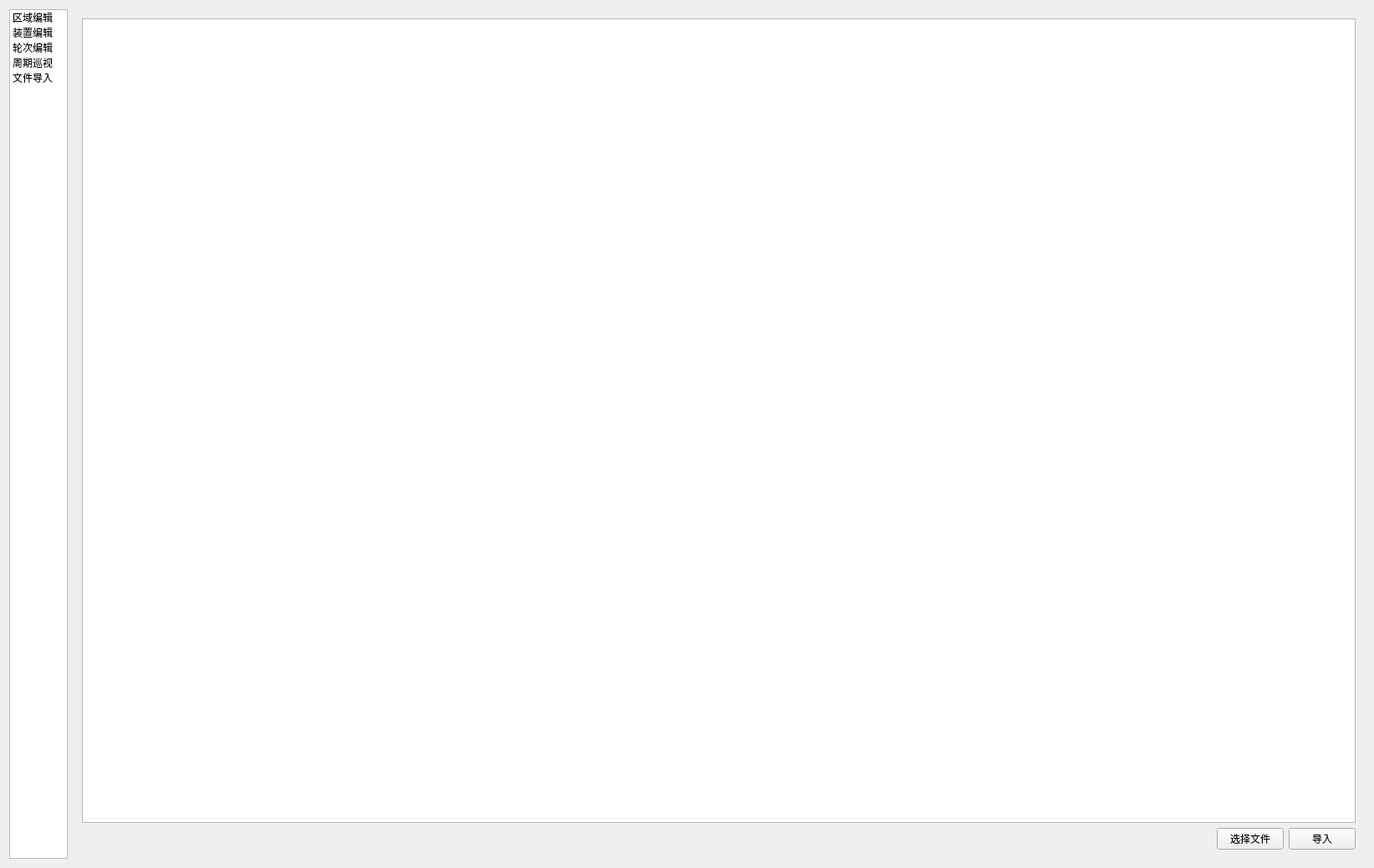
<?xml version="1.0" encoding="UTF-8"?>
<ui version="4.0">
 <class>MainWindow</class>
 <widget class="QMainWindow" name="MainWindow">
  <property name="geometry">
   <rect>
    <x>0</x>
    <y>0</y>
    <width>1643</width>
    <height>1038</height>
   </rect>
  </property>
  <property name="windowTitle">
   <string>MainWindow</string>
  </property>
  <widget class="QWidget" name="centralWidget">
   <layout class="QGridLayout" name="gridLayout_2">
    <item row="0" column="0">
     <widget class="QListWidget" name="m_listWidget">
      <property name="sizePolicy">
       <sizepolicy hsizetype="Expanding" vsizetype="Expanding">
        <horstretch>0</horstretch>
        <verstretch>0</verstretch>
       </sizepolicy>
      </property>
      <property name="resizeMode">
       <enum>QListView::Fixed</enum>
      </property>
      <property name="currentRow">
       <number>-1</number>
      </property>
      <item>
       <property name="text">
        <string>区域编辑</string>
       </property>
      </item>
      <item>
       <property name="text">
        <string>装置编辑</string>
       </property>
      </item>
      <item>
       <property name="text">
        <string>轮次编辑</string>
       </property>
      </item>
      <item>
       <property name="text">
        <string>周期巡视</string>
       </property>
      </item>
      <item>
       <property name="text">
        <string>文件导入</string>
       </property>
      </item>
     </widget>
    </item>
    <item row="0" column="1">
     <widget class="QStackedWidget" name="m_stackedWidget">
      <property name="sizePolicy">
       <sizepolicy hsizetype="Expanding" vsizetype="Preferred">
        <horstretch>0</horstretch>
        <verstretch>0</verstretch>
       </sizepolicy>
      </property>
      <property name="frameShape">
       <enum>QFrame::NoFrame</enum>
      </property>
      <property name="lineWidth">
       <number>0</number>
      </property>
      <property name="currentIndex">
       <number>4</number>
      </property>
      <widget class="QWidget" name="pageArea">
       <layout class="QGridLayout" name="gridLayout">
        <item row="0" column="0">
         <spacer name="horizontalSpacer">
          <property name="orientation">
           <enum>Qt::Horizontal</enum>
          </property>
          <property name="sizeHint" stdset="0">
           <size>
            <width>40</width>
            <height>20</height>
           </size>
          </property>
         </spacer>
        </item>
        <item row="0" column="1">
         <widget class="QPushButton" name="m_pushButtonAddArea">
          <property name="text">
           <string>添加</string>
          </property>
         </widget>
        </item>
        <item row="1" column="0" colspan="2">
         <widget class="QTableView" name="m_tableViewArea">
          <property name="mouseTracking">
           <bool>false</bool>
          </property>
         </widget>
        </item>
       </layout>
      </widget>
      <widget class="QWidget" name="pageDevice">
       <layout class="QGridLayout" name="gridLayout_5">
        <item row="0" column="0">
         <widget class="QGroupBox" name="groupBox">
          <property name="title">
           <string>装置</string>
          </property>
          <layout class="QGridLayout" name="gridLayout_3">
           <item row="0" column="0">
            <spacer name="horizontalSpacer_2">
             <property name="orientation">
              <enum>Qt::Horizontal</enum>
             </property>
             <property name="sizeHint" stdset="0">
              <size>
               <width>421</width>
               <height>20</height>
              </size>
             </property>
            </spacer>
           </item>
           <item row="0" column="1">
            <widget class="QPushButton" name="m_pushButtonDevice">
             <property name="text">
              <string>添加</string>
             </property>
            </widget>
           </item>
           <item row="1" column="0" colspan="2">
            <widget class="QTableView" name="m_tableViewDevice"/>
           </item>
          </layout>
         </widget>
        </item>
        <item row="1" column="0">
         <widget class="QGroupBox" name="groupBox_2">
          <property name="title">
           <string>装置参数</string>
          </property>
          <layout class="QGridLayout" name="gridLayout_4">
           <item row="0" column="0">
            <spacer name="horizontalSpacer_3">
             <property name="orientation">
              <enum>Qt::Horizontal</enum>
             </property>
             <property name="sizeHint" stdset="0">
              <size>
               <width>308</width>
               <height>20</height>
              </size>
             </property>
            </spacer>
           </item>
           <item row="0" column="2">
            <widget class="QPushButton" name="m_pushButtonDevicePara">
             <property name="text">
              <string>添加</string>
             </property>
            </widget>
           </item>
           <item row="1" column="0" colspan="3">
            <widget class="QTableView" name="m_tableViewDevicePara"/>
           </item>
           <item row="0" column="1">
            <widget class="QPushButton" name="m_callPushButton">
             <property name="text">
              <string>召唤定值</string>
             </property>
            </widget>
           </item>
          </layout>
         </widget>
        </item>
       </layout>
      </widget>
      <widget class="QWidget" name="pageRound">
       <layout class="QHBoxLayout" name="horizontalLayout_2">
        <item>
         <widget class="QSplitter" name="splitter_2">
          <property name="orientation">
           <enum>Qt::Horizontal</enum>
          </property>
          <widget class="QTreeView" name="m_roundTreeView"/>
          <widget class="QWidget" name="layoutWidget">
           <layout class="QVBoxLayout" name="verticalLayout">
            <item>
             <widget class="QGroupBox" name="groupBox_3">
              <property name="title">
               <string>轮次信息</string>
              </property>
              <layout class="QGridLayout" name="gridLayout_6">
               <item row="0" column="0">
                <widget class="QLabel" name="label_2">
                 <property name="text">
                  <string>区域</string>
                 </property>
                </widget>
               </item>
               <item row="0" column="1">
                <widget class="QLineEdit" name="m_roundAreaLineEdit"/>
               </item>
               <item row="0" column="2">
                <widget class="QLabel" name="label_3">
                 <property name="text">
                  <string>功能类型</string>
                 </property>
                </widget>
               </item>
               <item row="0" column="3">
                <widget class="QLineEdit" name="m_roundFuncLineEdit"/>
               </item>
               <item row="0" column="4">
                <widget class="QLabel" name="label_4">
                 <property name="text">
                  <string>轮次类型</string>
                 </property>
                </widget>
               </item>
               <item row="0" column="5">
                <widget class="QLineEdit" name="m_roundTypeLineEdit"/>
               </item>
               <item row="1" column="0">
                <widget class="QLabel" name="label_5">
                 <property name="text">
                  <string>频率/电压整定值</string>
                 </property>
                </widget>
               </item>
               <item row="1" column="1">
                <widget class="QLineEdit" name="m_roundValueLineEdit"/>
               </item>
               <item row="1" column="2">
                <widget class="QLabel" name="label_6">
                 <property name="text">
                  <string>动作延时整定值</string>
                 </property>
                </widget>
               </item>
               <item row="1" column="3">
                <widget class="QLineEdit" name="m_roundTimeLineEdit"/>
               </item>
               <item row="1" column="4">
                <widget class="QLabel" name="label_7">
                 <property name="text">
                  <string>应切荷量</string>
                 </property>
                </widget>
               </item>
               <item row="1" column="5">
                <widget class="QLineEdit" name="m_roundRequireLineEdit"/>
               </item>
              </layout>
             </widget>
            </item>
            <item>
             <layout class="QHBoxLayout" name="horizontalLayout">
              <item>
               <widget class="QLabel" name="label">
                <property name="text">
                 <string>所属分区:</string>
                </property>
               </widget>
              </item>
              <item>
               <widget class="QComboBox" name="m_areaFilterComboBox"/>
              </item>
              <item>
               <widget class="QLabel" name="label_8">
                <property name="text">
                 <string>所属轮次:</string>
                </property>
               </widget>
              </item>
              <item>
               <widget class="QComboBox" name="m_roundFilterComboBox"/>
              </item>
              <item>
               <widget class="QLabel" name="label_9">
                <property name="text">
                 <string>负荷类型:</string>
                </property>
               </widget>
              </item>
              <item>
               <widget class="QComboBox" name="m_loadTypeFilterComboBox"/>
              </item>
              <item>
               <widget class="QLabel" name="label_10">
                <property name="text">
                 <string>投退计划:</string>
                </property>
               </widget>
              </item>
              <item>
               <widget class="QComboBox" name="m_strapFilterComboBox"/>
              </item>
              <item>
               <widget class="QLabel" name="label_11">
                <property name="text">
                 <string>关联装置:</string>
                </property>
               </widget>
              </item>
              <item>
               <widget class="QComboBox" name="m_deviceFilterComboBox"/>
              </item>
              <item>
               <spacer name="horizontalSpacer_4">
                <property name="orientation">
                 <enum>Qt::Horizontal</enum>
                </property>
                <property name="sizeHint" stdset="0">
                 <size>
                  <width>638</width>
                  <height>20</height>
                 </size>
                </property>
               </spacer>
              </item>
              <item>
               <widget class="QPushButton" name="m_addRoundItemPushButton">
                <property name="text">
                 <string>添加</string>
                </property>
               </widget>
              </item>
              <item>
               <widget class="QPushButton" name="m_roundItemEditPushButton">
                <property name="text">
                 <string>批量选择</string>
                </property>
               </widget>
              </item>
             </layout>
            </item>
            <item>
             <widget class="QTableView" name="m_roundItemTableView"/>
            </item>
           </layout>
          </widget>
         </widget>
        </item>
       </layout>
      </widget>
      <widget class="QWidget" name="pageTask">
       <layout class="QGridLayout" name="gridLayout_7">
        <item row="0" column="0">
         <layout class="QHBoxLayout" name="horizontalLayout_3">
          <item>
           <spacer name="horizontalSpacer_5">
            <property name="orientation">
             <enum>Qt::Horizontal</enum>
            </property>
            <property name="sizeHint" stdset="0">
             <size>
              <width>40</width>
              <height>20</height>
             </size>
            </property>
           </spacer>
          </item>
          <item>
           <widget class="QPushButton" name="m_addTaskPushButton">
            <property name="text">
             <string>添加</string>
            </property>
           </widget>
          </item>
         </layout>
        </item>
        <item row="1" column="0">
         <widget class="QTableView" name="m_taskTableView"/>
        </item>
       </layout>
      </widget>
      <widget class="QWidget" name="pageFile">
       <layout class="QGridLayout" name="gridLayout_8">
        <item row="0" column="0" colspan="3">
         <widget class="QTableView" name="m_tableViewFileRound"/>
        </item>
        <item row="1" column="0">
         <spacer name="horizontalSpacer_6">
          <property name="orientation">
           <enum>Qt::Horizontal</enum>
          </property>
          <property name="sizeHint" stdset="0">
           <size>
            <width>1352</width>
            <height>20</height>
           </size>
          </property>
         </spacer>
        </item>
        <item row="1" column="1">
         <widget class="QPushButton" name="m_pushButtonRoundSelect">
          <property name="text">
           <string>选择文件</string>
          </property>
         </widget>
        </item>
        <item row="1" column="2">
         <widget class="QPushButton" name="m_pushButtonRoundImport">
          <property name="text">
           <string>导入</string>
          </property>
         </widget>
        </item>
       </layout>
      </widget>
     </widget>
    </item>
   </layout>
  </widget>
 </widget>
 <layoutdefault spacing="6" margin="11"/>
 <resources/>
 <connections/>
</ui>
